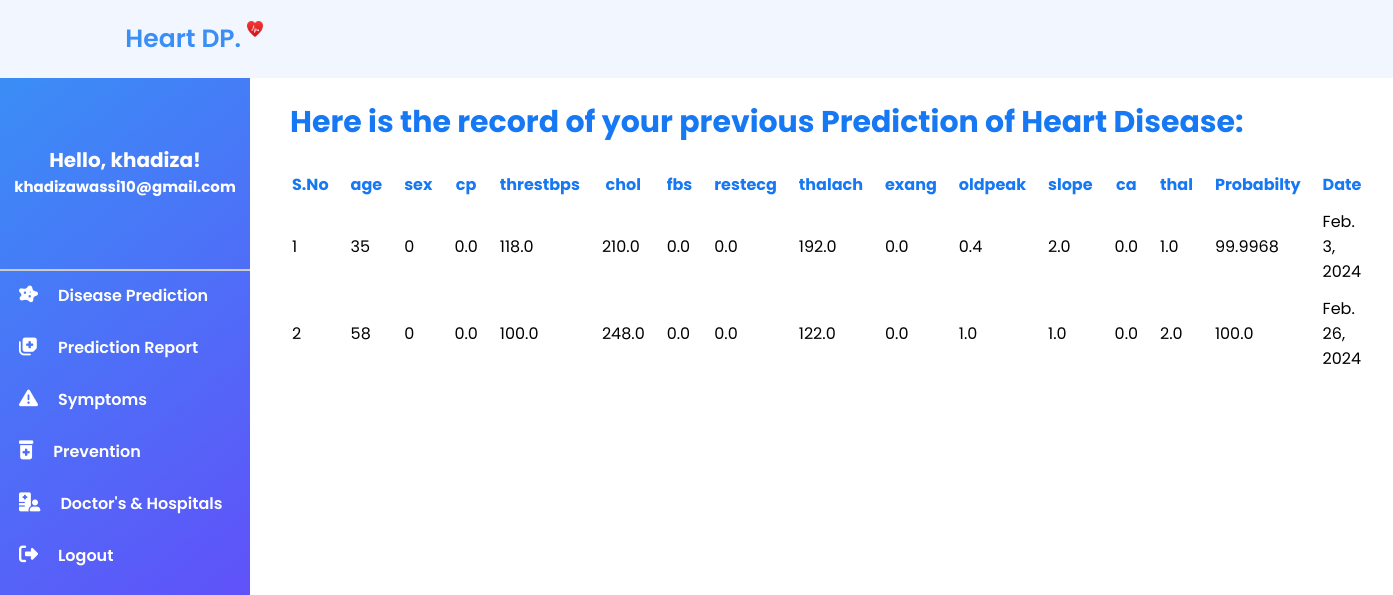
Page /report (signed in) on the committed database.
### heartDiseasePrediction/models.py (models this page shows, shortened)
class HeartData(models.Model):
    age = models.IntegerField()
    sex = models.IntegerField()
    cp = models.FloatField()
    trestbps = models.FloatField()
    chol = models.FloatField()
    fbs = models.FloatField()
    restcg = models.FloatField()
    thalach = models.FloatField()
    exang = models.FloatField()
    oldpeak = models.FloatField()
    slope = models.FloatField()
    ca = models.FloatField()
    thal = models.FloatField()
    owner = models.ForeignKey(get_user_model() , on_delete=models.CASCADE , related_name='owner' , null=True)
    date = models.DateField(auto_now_add=True)
    probability = models.FloatField(null=True)

### heartDiseasePrediction/views.py (the view)
# urls.py: path('report', views.Report , name='report'),
def Report(request):
    if request.user.is_authenticated:
        record_data = HeartData.objects.filter(owner = request.user) #Filter only those data
        return render(request, 'report.html', {'record_data':record_data})
    return redirect('signin')

### template/report.html (shortened to what this page needs)
<!DOCTYPE html>
<html lang="en">
<head>
  <link rel="stylesheet" href="static/css/sidebar.css">
  <link rel="stylesheet" href="static/css/rowcode.css">
</head>
<body>
  <header class="header">
    <a href="#" class="logo text-decoration-none">Heart DP. <img src="static/img/logo.png" alt="" /></a>
  </header>
  <section>
    <div class="side-menu">
      <center>
        <h2>Hello, {{ user.username }}!</h2>
        <h3> {{ user.email }}</h3>
      </center> <br>
      <hr>
      <a href="{% url 'dashboard'%}"><i class="fa-solid fa-disease"></i><span>Disease Prediction</span></a>
      <a href="{% url 'report'%}"><i class="fa-solid fa-notes-medical"></i><span>Prediction Report</span></a>
      <a href="{% url 'symptoms'%}"><i class="fa-solid fa-triangle-exclamation"></i><span>Symptoms</span></a>
      <a href="{% url 'prevention'%}"><i class="fa-solid fa-prescription-bottle-medical"></i><span>Prevention</span></a>
      <a href="{% url 'DoctorAndHospital'%}"><i class="fa-solid fa-hospital-user"></i><span>Doctor's &
          Hospitals</span></a>
      <a href="{% url 'signout'%}"><i class="fa-solid fa-right-from-bracket"></i><span>Logout</span></a>
    </div>
    <div class="data">
      <h1> Here is the record of your previous Prediction of Heart Disease: </h1>
      {% if record_data %}
      <br>
      <table>
        <thead>
          <tr>
            <th>S.No</th>
            <th>age</th>
            <th>sex</th>
            <th>cp</th>
            <th>threstbps</th>
            <th>chol</th>
            <th>fbs</th>
            <th>restecg</th>
            <th>thalach</th>
            <th>exang</th>
            <th>oldpeak</th>
            <th>slope</th>
            <th>ca</th>
            <th>thal</th>
            <th>Probabilty</th>
            <th>Date</th>
          </tr>
        </thead>
        <tbody>
          {% for data in record_data %}
          <tr>
            <td>{{ forloop.counter }}</td>
            <td>{{ data.age }}</td>
            <td>{{ data.sex }}</td>
            <td>{{ data.cp }}</td>
            <td>{{ data.trestbps }}</td>
            <td>{{ data.chol }}</td>
            <td>{{ data.fbs }}</td>
            <td>{{ data.restcg }}</td>
            <td>{{ data.thalach }}</td>
            <td>{{ data.exang }}</td>
            <td>{{ data.oldpeak }}</td>
            <td>{{ data.slope }}</td>
            <td>{{ data.ca }}</td>
            <td>{{ data.thal }}</td>
            <td>{{ data.probability }}</td>
            <td>{{ data.date }}</td>
          </tr>
          {% endfor %}
        </tbody>
      </table>
      {% else %}
      <br>
      <h5 style="font-size: 20px;">At present, there are no previous records associated with your medical history.</h5>
      {% endif %}
      <br>
      <br>
    </div>
  </section>
</body>
</html>

### static/css/sidebar.css (style rules this page uses)
* { margin: 0; padding: 0; box-sizing: border-box; text-decoration: none; border: none; outline: none; scroll-behavior: smooth; font-family: 'Poppins', sans-serif; }
:root { --bg-color: #F2F7FF; --footer-bg-color: #0A0E31; --text-color: #6C87AE; --gradient-1: #1678F2; }
html { font-size: 62.5%; overflow-x: hidden; }
.header { position: fixed; top: 0; left: 0; width: 100%; padding: 2rem 9%; background: var(--bg-color); display: flex; justify-content: space-between; align-items: center; z-index: 100; transition: .3s; }
.logo { position: relative; font-size: 2.5rem; color: #3A8EF6; font-weight: 600; }
.header img { width: 1.6rem; height: 1.6rem; margin-bottom: 1rem; }
.data { height: 100vh; margin-left: 290px; padding-top: 10rem; margin-right: 3rem; font-size: 1.6rem; }
.side-menu { position: fixed; background: linear-gradient(141deg, #3A8EF6 0%, #6F3AFA 100%); width: 250px; height: 100%; margin-top: 75px; }
.side-menu center h2 { margin-top: 70px; color: white; font-size: 2rem; }
.side-menu center h3 { color: white; font-size: 1.5rem; padding-bottom: 5.5rem; }
.side-menu a { display: block; line-height: 50px; transition: 0.5s; }
.side-menu span { font-size: 1.6rem; margin-left: 20px; font-weight: 600; color: white; }
.side-menu i { font-size: 19px; margin-left: 19px; color: white; }

### static/css/rowcode.css (style rules this page uses)
:root { --text-color: #6C87AE; --gradient-1: #1678F2; }

### template/report.html (style rules this page uses)
:root { --bg-color: #F2F7FF; --footer-bg-color: #0A0E31; --text-color: #6C87AE; --gradient-1: #1678F2; }
h1 { color: var(--gradient-1); font-size: 3rem; }
th { color: #1678F2; }
th, td { padding: 0px 20px 10px 0px; }
hr { border: 0; border-bottom: 2px solid #ccc; font-weight: 600; }

### rows in the picture
HeartData: age "35", sex "0", cp "0.0", trestbps "118.0", chol "210.0", fbs "0.0", restcg "0.0", thalach "192.0", exang "0.0", oldpeak "0.4", slope "2.0", ca "0.0", thal "1.0", probability "99.9968", date "Feb. 3, 2024"
HeartData: age "58", sex "0", cp "0.0", trestbps "100.0", chol "248.0", fbs "0.0", restcg "0.0", thalach "122.0", exang "0.0", oldpeak "1.0", slope "1.0", ca "0.0", thal "2.0", probability "100.0", date "Feb. 26, 2024"

### other values in the picture
{{ user.username }} "khadiza"
{{ user.email }} "khadizawassi10@gmail.com"
